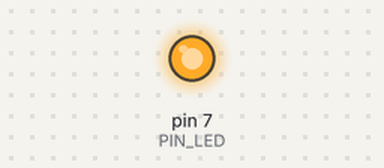
The sketch below on a simulated Arduino Uno, built with avr-gcc and run on an emulated ATmega328P. Parts: output pins drawn as LEDs (lit = HIGH).

Above: at 0.1 s.
Timing chart, 0 to 1.6 s (numbered marks = the images above):
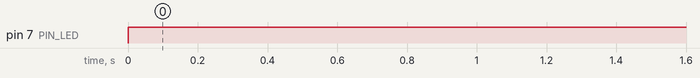

Measured:
- by itself, pin 7 (PIN_LED): LOW → HIGH at 0.00 s

The sketch:

04_example_1.ino
```cpp
#define PIN_LED 7

void setup() {
  pinMode(PIN_LED, OUTPUT);
  Serial.begin(115200); // Initialize serial port
  while (!Serial) {
    ; // wait for serial port to connect.
  }
}

void loop() {
    //digitalWrite(PIN_LED, 0);
    digitalWrite(PIN_LED, 1);
}
```
